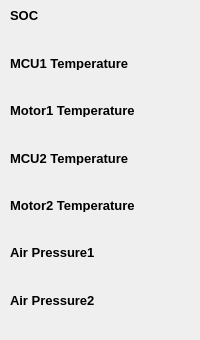
                       <widget class="QFrame" name="frame_6">
                        <property name="minimumSize">
                         <size>
                          <width>0</width>
                          <height>340</height>
                         </size>
                        </property>
                        <property name="frameShape">
                         <enum>QFrame::NoFrame</enum>
                        </property>
                        <property name="frameShadow">
                         <enum>QFrame::Raised</enum>
                        </property>
                        <property name="lineWidth">
                         <number>1</number>
                        </property>
                        <layout class="QVBoxLayout" name="verticalLayout_32">
                         <property name="spacing">
                          <number>0</number>
                         </property>
                         <property name="leftMargin">
                          <number>10</number>
                         </property>
                         <property name="topMargin">
                          <number>0</number>
                         </property>
                         <property name="rightMargin">
                          <number>10</number>
                         </property>
                         <property name="bottomMargin">
                          <number>0</number>
                         </property>
                         <item>
                          <spacer name="verticalSpacer_5">
                           <property name="orientation">
                            <enum>Qt::Vertical</enum>
                           </property>
                           <property name="sizeHint" stdset="0">
                            <size>
                             <width>20</width>
                             <height>0</height>
                            </size>
                           </property>
                          </spacer>
                         </item>
                         <item>
                          <layout class="QVBoxLayout" name="verticalLayout_22">
                           <property name="spacing">
                            <number>5</number>
                           </property>
                           <item>
                            <widget class="QLabel" name="label_5">
                             <property name="minimumSize">
                              <size>
                               <width>0</width>
                               <height>0</height>
                              </size>
                             </property>
                             <property name="maximumSize">
                              <size>
                               <width>16777215</width>
                               <height>14</height>
                              </size>
                             </property>
                             <property name="font">
                              <font>
                               <family>Segoe UI</family>
                               <pointsize>10</pointsize>
                               <weight>75</weight>
                               <bold>true</bold>
                              </font>
                             </property>
                             <property name="text">
                              <string>SOC</string>
                             </property>
                            </widget>
                           </item>
                           <item>
                            <widget class="ProgressBar" name="pb_soc" native="true">
                             <property name="sizePolicy">
                              <sizepolicy hsizetype="Expanding" vsizetype="Preferred">
                               <horstretch>0</horstretch>
                               <verstretch>0</verstretch>
                              </sizepolicy>
                             </property>
                             <property name="minimumSize">
                              <size>
                               <width>0</width>
                               <height>20</height>
                              </size>
                             </property>
                             <property name="maximumSize">
                              <size>
                               <width>16777215</width>
                               <height>50</height>
                              </size>
                             </property>
                            </widget>
                           </item>
                          </layout>
                         </item>
                         <item>
                          <spacer name="verticalSpacer_6">
                           <property name="orientation">
                            <enum>Qt::Vertical</enum>
                           </property>
                           <property name="sizeHint" stdset="0">
                            <size>
                             <width>20</width>
                             <height>0</height>
                            </size>
                           </property>
                          </spacer>
                         </item>
                         <item>
                          <layout class="QVBoxLayout" name="verticalLayout_23">
                           <property name="spacing">
                            <number>5</number>
                           </property>
                           <item>
                            <widget class="QLabel" name="label_8">
                             <property name="minimumSize">
                              <size>
                               <width>0</width>
                               <height>0</height>
                              </size>
                             </property>
                             <property name="maximumSize">
                              <size>
                               <width>16777215</width>
                               <height>14</height>
                              </size>
                             </property>
                             <property name="font">
                              <font>
                               <family>Segoe UI</family>
                               <pointsize>10</pointsize>
                               <weight>75</weight>
                               <bold>true</bold>
                              </font>
                             </property>
                             <property name="text">
                              <string>MCU1 Temperature</string>
                             </property>
                            </widget>
                           </item>
                           <item>
                            <widget class="ProgressBar" name="pb_mcu1temp" native="true">
                             <property name="sizePolicy">
                              <sizepolicy hsizetype="Expanding" vsizetype="Preferred">
                               <horstretch>0</horstretch>
                               <verstretch>0</verstretch>
                              </sizepolicy>
                             </property>
                             <property name="minimumSize">
                              <size>
                               <width>0</width>
                               <height>20</height>
                              </size>
                             </property>
                             <property name="maximumSize">
                              <size>
                               <width>16777215</width>
                               <height>50</height>
                              </size>
                             </property>
                            </widget>
                           </item>
                          </layout>
                         </item>
                         <item>
                          <spacer name="verticalSpacer_7">
                           <property name="orientation">
                            <enum>Qt::Vertical</enum>
                           </property>
                           <property name="sizeHint" stdset="0">
                            <size>
                             <width>20</width>
                             <height>0</height>
                            </size>
                           </property>
                          </spacer>
                         </item>
                         <item>
                          <layout class="QVBoxLayout" name="verticalLayout_24">
                           <property name="spacing">
                            <number>5</number>
                           </property>
                           <item>
                            <widget class="QLabel" name="label_9">
                             <property name="minimumSize">
                              <size>
                               <width>0</width>
                               <height>0</height>
                              </size>
                             </property>
                             <property name="maximumSize">
                              <size>
                               <width>16777215</width>
                               <height>14</height>
                              </size>
                             </property>
                             <property name="font">
                              <font>
                               <family>Segoe UI</family>
                               <pointsize>10</pointsize>
                               <weight>75</weight>
                               <bold>true</bold>
                              </font>
                             </property>
                             <property name="text">
                              <string>Motor1 Temperature</string>
                             </property>
                            </widget>
                           </item>
                           <item>
                            <widget class="ProgressBar" name="pb_motor1temp" native="true">
                             <property name="sizePolicy">
                              <sizepolicy hsizetype="Expanding" vsizetype="Preferred">
                               <horstretch>0</horstretch>
                               <verstretch>0</verstretch>
                              </sizepolicy>
                             </property>
                             <property name="minimumSize">
                              <size>
                               <width>0</width>
                               <height>20</height>
                              </size>
                             </property>
                             <property name="maximumSize">
                              <size>
                               <width>16777215</width>
                               <height>50</height>
                              </size>
                             </property>
                            </widget>
                           </item>
                          </layout>
                         </item>
                         <item>
                          <spacer name="verticalSpacer_8">
                           <property name="orientation">
                            <enum>Qt::Vertical</enum>
                           </property>
                           <property name="sizeHint" stdset="0">
                            <size>
                             <width>20</width>
                             <height>0</height>
                            </size>
                           </property>
                          </spacer>
                         </item>
                         <item>
                          <layout class="QVBoxLayout" name="verticalLayout_25">
                           <property name="spacing">
                            <number>5</number>
                           </property>
                           <item>
                            <widget class="QLabel" name="label_10">
                             <property name="minimumSize">
                              <size>
                               <width>0</width>
                               <height>0</height>
                              </size>
                             </property>
                             <property name="maximumSize">
                              <size>
                               <width>16777215</width>
                               <height>14</height>
                              </size>
                             </property>
                             <property name="font">
                              <font>
                               <family>Segoe UI</family>
                               <pointsize>10</pointsize>
                               <weight>75</weight>
                               <bold>true</bold>
                              </font>
                             </property>
                             <property name="text">
                              <string>MCU2 Temperature</string>
                             </property>
                            </widget>
                           </item>
                           <item>
                            <widget class="ProgressBar" name="pb_mcu2temp" native="true">
                             <property name="sizePolicy">
                              <sizepolicy hsizetype="Expanding" vsizetype="Preferred">
                               <horstretch>0</horstretch>
                               <verstretch>0</verstretch>
                              </sizepolicy>
                             </property>
                             <property name="minimumSize">
                              <size>
                               <width>0</width>
                               <height>20</height>
                              </size>
                             </property>
                             <property name="maximumSize">
                              <size>
                               <width>16777215</width>
                               <height>50</height>
                              </size>
                             </property>
                            </widget>
                           </item>
                          </layout>
                         </item>
                         <item>
                          <spacer name="verticalSpacer_9">
                           <property name="orientation">
                            <enum>Qt::Vertical</enum>
                           </property>
                           <property name="sizeHint" stdset="0">
                            <size>
                             <width>20</width>
                             <height>0</height>
                            </size>
                           </property>
                          </spacer>
                         </item>
                         <item>
                          <layout class="QVBoxLayout" name="verticalLayout_26">
                           <property name="spacing">
                            <number>5</number>
                           </property>
                           <item>
                            <widget class="QLabel" name="label_11">
                             <property name="minimumSize">
                              <size>
                               <width>0</width>
                               <height>0</height>
                              </size>
                             </property>
                             <property name="maximumSize">
                              <size>
                               <width>16777215</width>
                               <height>14</height>
                              </size>
                             </property>
                             <property name="font">
                              <font>
                               <family>Segoe UI</family>
                               <pointsize>10</pointsize>
                               <weight>75</weight>
                               <bold>true</bold>
                              </font>
                             </property>
                             <property name="text">
                              <string>Motor2 Temperature</string>
                             </property>
                            </widget>
                           </item>
                           <item>
                            <widget class="ProgressBar" name="pb_motor2temp" native="true">
                             <property name="sizePolicy">
                              <sizepolicy hsizetype="Expanding" vsizetype="Preferred">
                               <horstretch>0</horstretch>
                               <verstretch>0</verstretch>
                              </sizepolicy>
                             </property>
                             <property name="minimumSize">
                              <size>
                               <width>0</width>
                               <height>20</height>
                              </size>
                             </property>
                             <property name="maximumSize">
                              <size>
                               <width>16777215</width>
                               <height>50</height>
                              </size>
                             </property>
                            </widget>
                           </item>
                          </layout>
                         </item>
                         <item>
                          <spacer name="verticalSpacer_10">
                           <property name="orientation">
                            <enum>Qt::Vertical</enum>
                           </property>
                           <property name="sizeHint" stdset="0">
                            <size>
                             <width>20</width>
                             <height>0</height>
                            </size>
                           </property>
                          </spacer>
                         </item>
                         <item>
                          <layout class="QVBoxLayout" name="verticalLayout_28">
                           <property name="spacing">
                            <number>5</number>
                           </property>
                           <item>
                            <widget class="QLabel" name="label_13">
                             <property name="minimumSize">
                              <size>
                               <width>0</width>
                               <height>0</height>
                              </size>
                             </property>
                             <property name="maximumSize">
                              <size>
                               <width>16777215</width>
                               <height>14</height>
                              </size>
                             </property>
                             <property name="font">
                              <font>
                               <family>Segoe UI</family>
                               <pointsize>10</pointsize>
                               <weight>75</weight>
                               <bold>true</bold>
                              </font>
                             </property>
                             <property name="text">
                              <string>Air Pressure1</string>
                             </property>
                            </widget>
                           </item>
                           <item>
                            <widget class="ProgressBar" name="pb_airpressure1" native="true">
                             <property name="sizePolicy">
                              <sizepolicy hsizetype="Expanding" vsizetype="Preferred">
                               <horstretch>0</horstretch>
                               <verstretch>0</verstretch>
                              </sizepolicy>
                             </property>
                             <property name="minimumSize">
                              <size>
                               <width>0</width>
                               <height>20</height>
                              </size>
                             </property>
                             <property name="maximumSize">
                              <size>
                               <width>16777215</width>
                               <height>50</height>
                              </size>
                             </property>
                            </widget>
                           </item>
                          </layout>
                         </item>
                         <item>
                          <spacer name="verticalSpacer_11">
                           <property name="orientation">
                            <enum>Qt::Vertical</enum>
                           </property>
                           <property name="sizeHint" stdset="0">
                            <size>
                             <width>20</width>
                             <height>0</height>
                            </size>
                           </property>
                          </spacer>
                         </item>
                         <item>
                          <layout class="QVBoxLayout" name="verticalLayout_29">
                           <property name="spacing">
                            <number>5</number>
                           </property>
                           <item>
                            <widget class="QLabel" name="label_15">
                             <property name="minimumSize">
                              <size>
                               <width>0</width>
                               <height>0</height>
                              </size>
                             </property>
                             <property name="maximumSize">
                              <size>
                               <width>16777215</width>
                               <height>14</height>
                              </size>
                             </property>
                             <property name="font">
                              <font>
                               <family>Segoe UI</family>
                               <pointsize>10</pointsize>
                               <weight>75</weight>
                               <bold>true</bold>
                              </font>
                             </property>
                             <property name="text">
                              <string>Air Pressure2</string>
                             </property>
                            </widget>
                           </item>
                           <item>
                            <widget class="ProgressBar" name="pb_airpressure2" native="true">
                             <property name="sizePolicy">
                              <sizepolicy hsizetype="Expanding" vsizetype="Preferred">
                               <horstretch>0</horstretch>
                               <verstretch>0</verstretch>
                              </sizepolicy>
                             </property>
                             <property name="minimumSize">
                              <size>
                               <width>0</width>
                               <height>20</height>
                              </size>
                             </property>
                             <property name="maximumSize">
                              <size>
                               <width>16777215</width>
                               <height>50</height>
                              </size>
                             </property>
                            </widget>
                           </item>
                          </layout>
                         </item>
                         <item>
                          <spacer name="verticalSpacer_12">
                           <property name="orientation">
                            <enum>Qt::Vertical</enum>
                           </property>
                           <property name="sizeHint" stdset="0">
                            <size>
                             <width>20</width>
                             <height>0</height>
                            </size>
                           </property>
                          </spacer>
                         </item>
                        </layout>
                       </widget>
